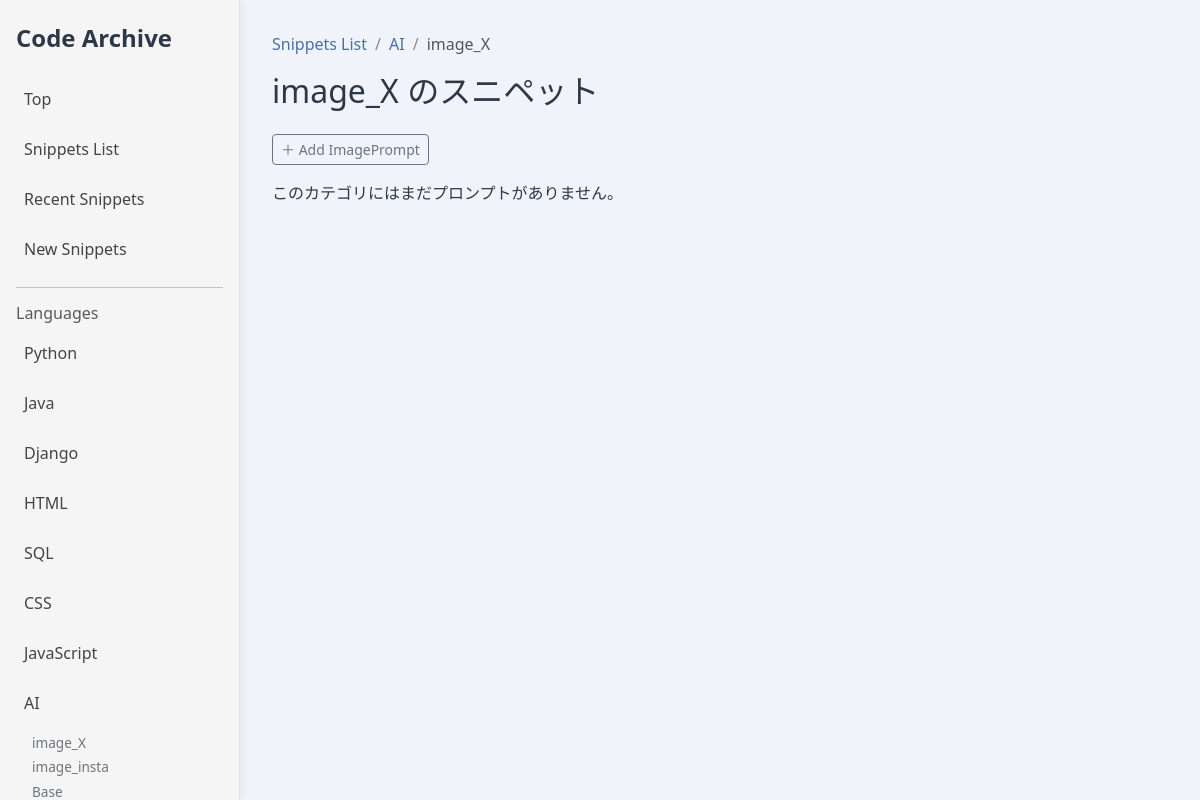
Screenshot of /imagepromptcategory/1 with the database file from the repository.
### snippets/models.py (models this page shows, shortened)
class Language(models.Model):
    name = models.CharField(max_length=50)
    default_subcategory = models.ForeignKey(
        'SubCategory',
        null= True,
        blank= True,
        on_delete= models.SET_NULL,
        related_name= 'default_for_language'
    )

class ImagePromptCategory(models.Model):
    name = models.CharField(max_length=128)
    language = models.ForeignKey(Language, on_delete=models.CASCADE)
    is_base = models.BooleanField(default=False)

### snippets/views.py (the view)
# urls.py: path('imagepromptcategory/<int:pk>',views.imagepromptcategory_detail,name='imagepromptcategory_detail'),
def imagepromptcategory_detail(request,pk):
    prompt_category = ImagePromptCategory.objects.get(pk=pk)
    lang = prompt_category.language
    items = ImagePrompt.objects.filter(image_prompt_category=pk).order_by('-created_at')
    prompt_categories = ImagePromptCategory.objects.all()
    return render(request,"imagepromptcategory/imagepromptcategory_detail.html",{
        "items":items,
        "lang":lang,
        "subcategory":prompt_category,
        "subcategories": prompt_categories,
    })

### snippets/context_processors.py (called while the page is built)
def categories(request):
    return{
        "categories":Language.objects.all()
    }

### snippets/templates/imagepromptcategory/imagepromptcategory_detail.html (shortened to what this page needs)
{% extends "snippets/base.html" %}
{% block main %}
<h2 class="mb-4">{{ subcategory.name }} のスニペット</h2>
    <div class="mb-3">
        <a href="{% url 'imageprompt_add' lang.pk %}?subcategory={{ subcategory.pk }}" class="btn btn-outline-secondary btn-sm">
            ＋ Add ImagePrompt
        </a>
    </div>
        {% for image in items %}
        <a href="{% url 'imageprompt_detail' image.pk %}" class="snippet-card-link">
            <div class="card mb-3 snippet-card">
                <div class="card-body">
                    <h5 class="card-title mb-2">{{ image.title }}</h5>
                    <div class="snippet-meta mb-2">
                        <span class="badge bg-secondary me-1">{{ image.language.name }}</span>
                        <span class="badge bg-light text-muted">{{ image.image_prompt_category.name }}</span>
                    </div>
                    {% if s.description %}
                    <p class="card-text text-muted">{{ image.description }}</p>
                    {% endif %}
                    <p class="text-muted small mt-2">
                        投稿日: {{ image.created_at|date:"Y-m-d H:i" }}
                    </p>
                </div>
            </div>
        </a>
        {% empty %}
            <p>このカテゴリにはまだプロンプトがありません。</p>
        {% endfor %}
{% endblock %}
{% block sidebar_extra %}
{% for sub in subcategories %}
<a class="subcat-link" href="{% url 'imagepromptcategory_detail' sub.pk %}">
    {{ sub.name }}
</a>
{% empty %}
<span class="subcat-empty">まだありません</span>
{% endfor %}
{% endblock %}
{% block breadcrumb %}
<nav aria-label="breadcrumb">
  <ol class="breadcrumb">
    <li class="breadcrumb-item"><a class="link-underline" href="{% url 'snippets_list' %}">Snippets List</a></li>
    <li class="breadcrumb-item"><a class="link-underline" href="{% url 'language_detail' lang.pk %}">{{ lang.name }}</a></li>
    <li class="breadcrumb-item active">{{ subcategory.name }}</li>
  </ol>
</nav>
{% endblock %}

### snippets/templates/snippets/base.html (shortened to what this page needs)
{% load static %}
<html>
<head>
  <link href="https://cdn.jsdelivr.net/npm/bootstrap@5.3.2/dist/css/bootstrap.min.css" rel="stylesheet">
  <link rel="stylesheet" href="{% static 'snippets/style.css' %}">
  <link rel="stylesheet" href="//cdnjs.cloudflare.com/ajax/libs/highlight.js/11.7.0/styles/github.min.css">
</head>
<body class="page-transition">
  <aside id="sidebar" class="sidebar" style="position:fixed; left:0; top:0;">
    <h4 class="fw-bold mb-4">Code Archive</h4>
    <a href="{% url 'top' %}" class="nav-item-link">Top</a>
    <a href="{% url 'snippets_list' %}" class="nav-item-link">Snippets List</a>
    <a href="{% url 'recent_snippets' %}" class="nav-item-link">Recent Snippets</a>
    <a href="{% url 'snippet_add' %}" class="nav-item-link">New Snippets</a>
    <hr>
    <h6 class="text-muted">Languages</h6>
    {% for c in categories %}
      <a href="/languages/{{ c.id }}" class="nav-item-link">{{ c.name }}</a>
      {% if c.pk == lang.pk %}
      {% block sidebar_extra %}{% endblock %}
      {% endif %}
    {% endfor %}
  </aside>
  <main class="content page-transition">
    {% block breadcrumb %}{% endblock %}
    {% block main %}{% endblock %}
  </main>
</body>
</html>

### snippets/static/snippets/style.css (style rules this page uses)
.sidebar { position: fixed; width: 240px; height: 100vh; background: #f7f7f7; border-right: 1px solid #e5e5e5; padding: 24px 16px; overflow-y: auto; box-shadow: 2px 0 8px rgba(0, 0, 0, 0.05); left: 0; top: 0; }
.content { padding: 32px; overflow-y: auto; }
.nav-item-link { display: block; padding: 10px 8px; border-radius: 8px; text-decoration: none; color: #444; margin-bottom: 6px; }
.breadcrumb-item+.breadcrumb-item::before { color: #888; }
.breadcrumb a { color: #4a6fa5; }
.breadcrumb-item.active { color: #555; }
.page-transition { animation: slideIn 0.5s ease; }
.sidebar { position: fixed; top: 0; left: 0; width: 240px; height: 100vh; background: #f5f5f5; border-right: 1px solid #e5e5e5; padding: 24px 16px; overflow-y: auto; }
.content { margin-left: 240px; padding: 32px; overflow-y: auto; }
:root { --color-primary: #4a6fa5; --color-primary-dark: #3b5c8a; --color-bg-light: #f0f4fa; --color-text-main: #2d3748; }
body { background: var(--color-bg-light); color: var(--color-text-main); font-family: 'Segoe UI', 'Hiragino Sans', sans-serif; }
.link-underline { color: var(--color-primary); font-weight: 500; text-decoration: none; position: relative; transition: color 0.2s ease; }
.link-underline::after { content: ""; position: absolute; left: 0; bottom: -2px; width: 0%; height: 2px; background: var(--color-primary); transition: width 0.25s ease; border-radius: 2px; }
.subcat-link { display: block; margin-left: 16px; font-size: 0.85rem; color: #6c757d; padding: 2px 0; text-decoration: none; }

### rows the page displays
Language: name "Python"
Language: name "Java"
Language: name "Django"
Language: name "HTML"
Language: name "SQL"
Language: name "CSS"
Language: name "JavaScript"
Language: name "AI"
ImagePromptCategory: name "image_X"
ImagePromptCategory: name "image_insta"
ImagePromptCategory: name "Base"
